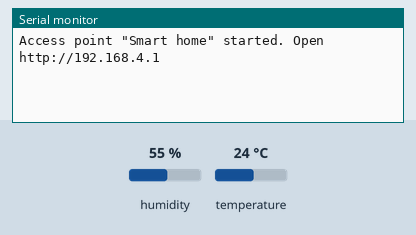
Simulated run of this sketch. Board: ESP32. On the bench: the last lines printed to the serial monitor. Inputs (shaded band) come from the test bench; at power-on: humidity 55 %, temperature 24 °C.

Above: at 1.4 s.
1.5 s: humidity set to 22 %
At 2.7 s:
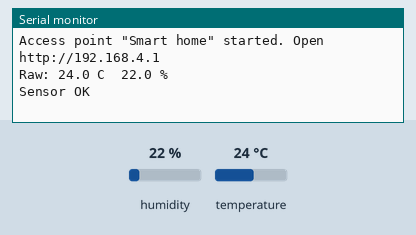
3.7 s: temperature set to 12 °C
At 5.0 s:
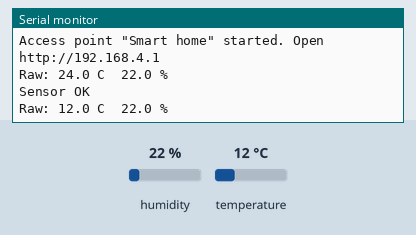
5.2 s: humidity set to 40 %
At 7.3 s:
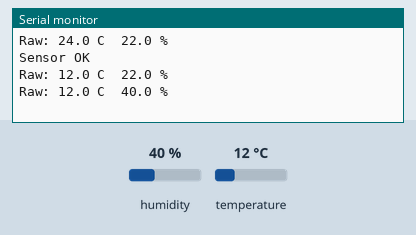

The sketch:

smart123.ino
```cpp
/*
  Smart home - ESP32 + DHT11 temperature / humidity monitor

  - ESP32 creates an OPEN Wi-Fi network called "Smart home"
  - Connect to it, open http://192.168.4.1 in a browser
  - Page shows temperature and humidity, updating every 2 seconds
  - Readings are median-filtered (last 5 good samples) so they stay stable
  - Shows "No signal" when:
      * the DHT11 wire is disconnected / sensor stops answering
      * the ESP32 loses power
      * the phone/PC is not connected to the "Smart home" network
  - Returns to normal automatically when the problem is fixed

  Wiring (3-pin DHT11 module):
      DHT11 VCC  -> ESP32 3V3
      DHT11 GND  -> ESP32 GND
      DHT11 DATA -> ESP32 GPIO 4
  If you use the bare 4-pin DHT11, add a 10k resistor between DATA and 3V3.

  Library needed (Library Manager):
      "DHT sensor library" by Adafruit  (+ "Adafruit Unified Sensor" if asked)
*/

#include <WiFi.h>
#include <WebServer.h>
#include <DHT.h>

// ---------------- Settings ----------------
#define DHTPIN   4
#define DHTTYPE  DHT11

const char* AP_SSID = "Smart home";          // open network, no password

// The Adafruit library caches results for 2000 ms. Polling slightly slower than
// that guarantees every poll is a real sensor read, never a cached (old) value.
const unsigned long READ_INTERVAL = 2200;
const unsigned long STALE_AFTER   = 8000;    // no good reading for this long -> No signal
const uint8_t       FAIL_LIMIT    = 3;       // consecutive bad reads before No signal
const uint8_t       WINDOW        = 5;       // samples used by the median filter

// Calibration: compare with a trusted thermometer/hygrometer, then adjust.
// Example: DHT11 shows 29 C but the real temperature is 27 C -> TEMP_OFFSET = -2.0
const float TEMP_OFFSET = 0.0;
const float HUM_OFFSET  = 0.0;

// ---------------- Globals ----------------
DHT dht(DHTPIN, DHTTYPE);
WebServer server(80);

float   tempBuf[WINDOW];
float   humBuf[WINDOW];
uint8_t bufCount = 0;
uint8_t bufIdx   = 0;

float stableTemp = 0;
float stableHum  = 0;

bool          sensorOk   = false;   // false until the first good reading
uint8_t       failCount  = 0;
unsigned long lastGoodMs = 0;
unsigned long lastReadMs = 0;

// ---------------- Web page ----------------
static const char PAGE[] PROGMEM = R"rawliteral(
<!DOCTYPE html>
<html>
<head>
<meta charset="utf-8">
<meta name="viewport" content="width=device-width, initial-scale=1">
<title>Smart home</title>
<style>
  /* Theme #368025250: Dark Blue, stacked cards, serif */
  :root{
    --bg:hsl(204,30%,4%);       /* page background */
    --card:hsl(204,27%,7%);     /* card background */
    --text:hsl(204,25%,93%);    /* values and title */
    --sub:hsl(204,15%,67%);     /* labels and status text */
    --ok:hsl(144,78%,62%);      /* card outline, live dot */
    --bad:hsl(2,85%,64%);       /* No signal */
  }
  body{font-family:Georgia,serif;background:var(--bg);color:var(--text);margin:0;
       display:flex;flex-direction:column;align-items:center;padding:24px}
  h1{font-weight:400;margin:0 0 20px}
  .card{box-sizing:border-box;width:100%;max-width:320px;background:var(--card);
        border:1px solid var(--ok);border-radius:24px;padding:22px 28px;margin:8px;
        text-align:center}
  .label{font-size:14px;color:var(--sub);text-transform:uppercase;letter-spacing:1px}
  .value{font-size:48px;margin-top:8px}
  .nosig{border-color:var(--bad)}
  .nosig .value{color:var(--bad)}
  #status{margin-top:16px;font-size:14px;color:var(--sub)}
  #status.nosig-text{color:var(--bad)}
  .dot{display:inline-block;width:10px;height:10px;border-radius:50%;
       background:var(--ok);margin-right:6px}
  .nosig-dot{background:var(--bad)}
</style>
</head>
<body>
<h1>Smart home</h1>
<div class="card" id="tcard"><div class="label">Temperature</div><div class="value" id="t">--</div></div>
<div class="card" id="hcard"><div class="label">Humidity</div><div class="value" id="h">--</div></div>
<div id="status"><span class="dot nosig-dot" id="dot"></span><span id="stext">Connecting...</span></div>
<script>
const t=document.getElementById('t'), h=document.getElementById('h');
const tc=document.getElementById('tcard'), hc=document.getElementById('hcard');
const dot=document.getElementById('dot'), st=document.getElementById('stext');
const box=document.getElementById('status');

function showOk(temp,hum){
  t.textContent=temp.toFixed(1)+' \u00B0C';
  h.textContent=hum.toFixed(0)+' %';
  tc.classList.remove('nosig'); hc.classList.remove('nosig');
  dot.classList.remove('nosig-dot'); box.classList.remove('nosig-text');
  st.textContent='Live';
}
function showNoSignal(){
  t.textContent='No signal'; h.textContent='No signal';
  tc.classList.add('nosig'); hc.classList.add('nosig');
  dot.classList.add('nosig-dot'); box.classList.add('nosig-text');
  st.textContent='No signal';
}

async function update(){
  const ctrl=new AbortController();
  const timer=setTimeout(()=>ctrl.abort(),2500);
  try{
    const r=await fetch('/data',{cache:'no-store',signal:ctrl.signal});
    if(!r.ok) throw new Error('http');
    const d=await r.json();
    if(d.ok) showOk(d.t,d.h); else showNoSignal();
  }catch(e){
    showNoSignal();          // ESP32 off, Wi-Fi lost, or request timed out
  }finally{
    clearTimeout(timer);
    setTimeout(update,2000); // next poll only after this one finished
  }
}
update();
</script>
</body>
</html>
)rawliteral";

// ---------------- Median filter helpers ----------------
float median(const float* src, uint8_t n) {
  float tmp[WINDOW];
  for (uint8_t i = 0; i < n; i++) tmp[i] = src[i];
  for (uint8_t i = 1; i < n; i++) {             // insertion sort
    float key = tmp[i];
    int8_t j = i - 1;
    while (j >= 0 && tmp[j] > key) { tmp[j + 1] = tmp[j]; j--; }
    tmp[j + 1] = key;
  }
  if (n % 2) return tmp[n / 2];
  return (tmp[n / 2 - 1] + tmp[n / 2]) / 2.0f;
}

void pushSample(float t, float h) {
  tempBuf[bufIdx] = t;
  humBuf[bufIdx]  = h;
  bufIdx = (bufIdx + 1) % WINDOW;
  if (bufCount < WINDOW) bufCount++;
  stableTemp = median(tempBuf, bufCount);
  stableHum  = median(humBuf, bufCount);
}

// ---------------- Sensor ----------------
void readSensor() {
  float h = dht.readHumidity();
  float t = dht.readTemperature();   // Celsius

  bool valid = !isnan(h) && !isnan(t) &&
               h >= 0 && h <= 100 &&
               t >= -20 && t <= 80;

  if (valid) {
    failCount  = 0;
    lastGoodMs = millis();
    Serial.printf("Raw: %.1f C  %.1f %%\n", t, h);   // what the sensor really reports
    pushSample(t + TEMP_OFFSET, constrain(h + HUM_OFFSET, 0.0f, 100.0f));
    if (!sensorOk) {
      sensorOk = true;
      Serial.println("Sensor OK");
    }
  } else {
    if (failCount < 255) failCount++;
    Serial.printf("DHT read failed (%u/%u)\n", failCount, FAIL_LIMIT);
    if (failCount >= FAIL_LIMIT && sensorOk) {
      sensorOk = false;
      bufCount = 0;                  // drop old samples so recovery starts clean
      bufIdx   = 0;
      Serial.println("Sensor lost -> No signal");
    }
  }
}

// ---------------- HTTP handlers ----------------
void handleRoot() {
  server.sendHeader("Cache-Control", "no-store");
  server.send_P(200, "text/html", PAGE);
}

void handleData() {
  bool ok = sensorOk && (millis() - lastGoodMs < STALE_AFTER);
  String json;
  if (ok) {
    json = "{\"ok\":true,\"t\":" + String(stableTemp, 1) +
           ",\"h\":" + String(stableHum, 0) + "}";
  } else {
    json = "{\"ok\":false}";
  }
  server.sendHeader("Cache-Control", "no-store");
  server.send(200, "application/json", json);
}

void handleNotFound() {
  server.send(404, "text/plain", "Not found");
}

// ---------------- Setup / loop ----------------
void setup() {
  Serial.begin(115200);
  delay(200);

  dht.begin();

  WiFi.mode(WIFI_AP);
  IPAddress ip(192, 168, 4, 1), gw(192, 168, 4, 1), mask(255, 255, 255, 0);
  WiFi.softAPConfig(ip, gw, mask);

  // open network: no password, channel 1, visible, max 4 clients
  if (!WiFi.softAP(AP_SSID, nullptr, 1, 0, 4)) {
    Serial.println("Failed to start access point, restarting...");
    delay(1000);
    ESP.restart();
  }

  Serial.print("Access point \"");
  Serial.print(AP_SSID);
  Serial.print("\" started. Open http://");
  Serial.println(WiFi.softAPIP());

  server.on("/", handleRoot);
  server.on("/data", handleData);
  server.onNotFound(handleNotFound);
  server.begin();
}

void loop() {
  server.handleClient();

  if (millis() - lastReadMs >= READ_INTERVAL) {
    lastReadMs = millis();
    readSensor();
  }
}
```

Measured:
- after the input at 1.5 s, the serial monitor: prints a new line after 0.72 s (image 1)
- after the input at 3.7 s, the serial monitor: prints a new line after 0.72 s (image 2)
- after the input at 5.2 s, the serial monitor: prints a new line after 1.4 s (image 3)
